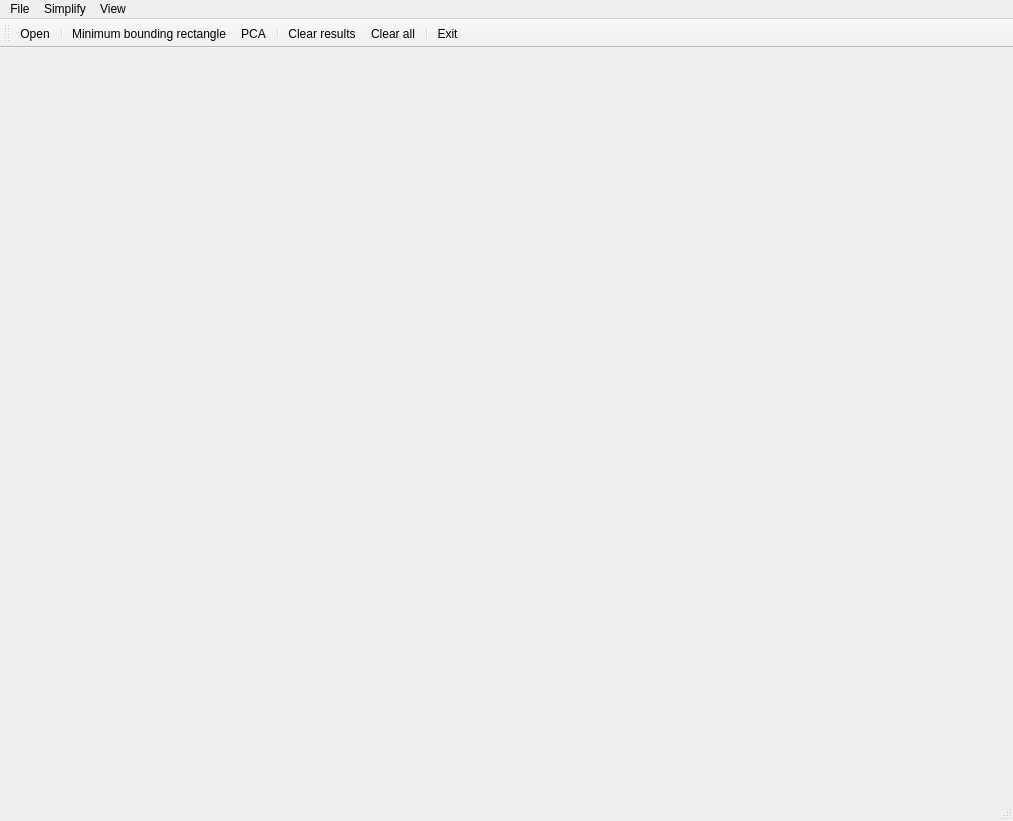
<?xml version="1.0" encoding="UTF-8"?>
<ui version="4.0">
 <class>MainWindow</class>
 <widget class="QMainWindow" name="MainWindow">
  <property name="geometry">
   <rect>
    <x>0</x>
    <y>0</y>
    <width>1013</width>
    <height>821</height>
   </rect>
  </property>
  <property name="windowTitle">
   <string>Building simplification</string>
  </property>
  <widget class="QWidget" name="centralwidget">
   <layout class="QHBoxLayout" name="horizontalLayout">
    <item>
     <widget class="Draw" name="Canvas" native="true"/>
    </item>
   </layout>
  </widget>
  <widget class="QMenuBar" name="menubar">
   <property name="geometry">
    <rect>
     <x>0</x>
     <y>0</y>
     <width>1013</width>
     <height>22</height>
    </rect>
   </property>
   <widget class="QMenu" name="menuFile">
    <property name="title">
     <string>File</string>
    </property>
    <addaction name="actionOpen"/>
    <addaction name="separator"/>
    <addaction name="actionExit"/>
   </widget>
   <widget class="QMenu" name="menuSimplify">
    <property name="title">
     <string>Simplify</string>
    </property>
    <addaction name="actionMinimum_bounding_rectangle"/>
    <addaction name="actionPCA"/>
   </widget>
   <widget class="QMenu" name="menuView">
    <property name="title">
     <string>View</string>
    </property>
    <addaction name="actionClear_results"/>
    <addaction name="actionClear_all"/>
   </widget>
   <addaction name="menuFile"/>
   <addaction name="menuSimplify"/>
   <addaction name="menuView"/>
  </widget>
  <widget class="QStatusBar" name="statusbar"/>
  <widget class="QToolBar" name="toolBar">
   <property name="windowTitle">
    <string>toolBar</string>
   </property>
   <attribute name="toolBarArea">
    <enum>TopToolBarArea</enum>
   </attribute>
   <attribute name="toolBarBreak">
    <bool>false</bool>
   </attribute>
   <addaction name="actionOpen"/>
   <addaction name="separator"/>
   <addaction name="actionMinimum_bounding_rectangle"/>
   <addaction name="actionPCA"/>
   <addaction name="separator"/>
   <addaction name="actionClear_results"/>
   <addaction name="actionClear_all"/>
   <addaction name="separator"/>
   <addaction name="actionExit"/>
  </widget>
  <action name="actionOpen">
   <property name="icon">
    <iconset resource="image.qrc">
     <normaloff>:/images/icons/open_file.png</normaloff>:/images/icons/open_file.png</iconset>
   </property>
   <property name="text">
    <string>Open</string>
   </property>
  </action>
  <action name="actionExit">
   <property name="icon">
    <iconset resource="image.qrc">
     <normaloff>:/images/icons/exit.png</normaloff>:/images/icons/exit.png</iconset>
   </property>
   <property name="text">
    <string>Exit</string>
   </property>
  </action>
  <action name="actionMinimum_bounding_rectangle">
   <property name="icon">
    <iconset resource="image.qrc">
     <normaloff>:/images/icons/maer.png</normaloff>:/images/icons/maer.png</iconset>
   </property>
   <property name="text">
    <string>Minimum bounding rectangle</string>
   </property>
  </action>
  <action name="actionPCA">
   <property name="icon">
    <iconset resource="image.qrc">
     <normaloff>:/images/icons/pca.png</normaloff>:/images/icons/pca.png</iconset>
   </property>
   <property name="text">
    <string>PCA</string>
   </property>
  </action>
  <action name="actionClear_results">
   <property name="icon">
    <iconset resource="image.qrc">
     <normaloff>:/images/icons/clear_ch.png</normaloff>:/images/icons/clear_ch.png</iconset>
   </property>
   <property name="text">
    <string>Clear results</string>
   </property>
  </action>
  <action name="actionClear_all">
   <property name="icon">
    <iconset resource="image.qrc">
     <normaloff>:/images/icons/clear_er.png</normaloff>:/images/icons/clear_er.png</iconset>
   </property>
   <property name="text">
    <string>Clear all</string>
   </property>
  </action>
 </widget>
 <customwidgets>
  <customwidget>
   <class>Draw</class>
   <extends>QWidget</extends>
   <header>draw.h</header>
   <container>1</container>
  </customwidget>
 </customwidgets>
 <resources>
  <include location="image.qrc"/>
 </resources>
 <connections/>
</ui>
